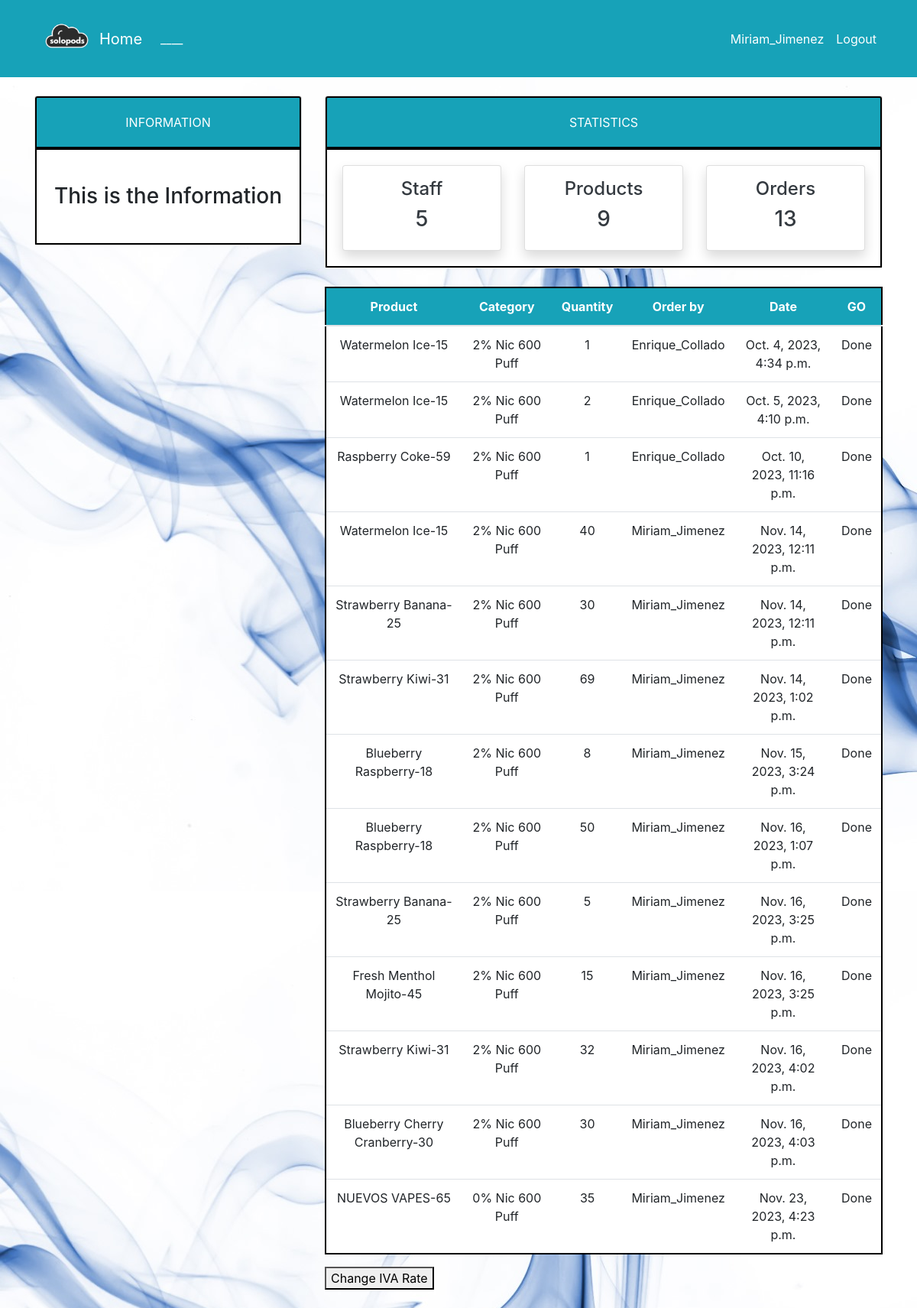
Screenshot of /order/ (signed in) with the database file from the repository.
### dashboard/models.py (models this page shows, shortened)
class Order(models.Model):
    product = models.ForeignKey(Product, on_delete=models.CASCADE, null=True)
    staff = models.ForeignKey(User, models.CASCADE, null=True)
    order_quantity = models.PositiveIntegerField(null=True)
    date = models.DateTimeField(auto_now_add=True)
    class Meta:
        verbose_name_plural = 'Order'
    confirmed = models.BooleanField(default=False)

class Product(models.Model):
    name = models.CharField(max_length=100, null=True)
    category = models.CharField(max_length=20, choices=CATEGORY, null=True)
    quantity = models.PositiveIntegerField(null=True)
    iva_rate = models.DecimalField(max_digits=5, decimal_places=2, null=True)
    class Meta:
        verbose_name_plural = 'Product'
    def __str__(self):
        return f'{self.name}-{self.quantity}'

### dashboard/views.py (the view)
# urls.py: path('order/', views.order, name='dashboard-order'),
@login_required
def order(request):
    orders = Order.objects.all()
    orders_count = orders.count()
    workers_count = User.objects.all().count()
    product_count = Product.objects.all().count()
    context = {
        'orders': orders,
        'workers_count': workers_count,
        'orders_count': orders_count,
        'product_count': product_count,
    }
    return render(request, 'dashboard/order.html', context)

### templates/dashboard/order.html (shortened to what this page needs)
{% extends 'partials/base.html' %}
{% load crispy_forms_tags %}
{% block content %}
{% include 'partials/topnav.html' %}
    <div class="container">
        <div class="row my-4">
            <div class="col-md-4">
            </div>
            <div class="col-md-8">
                <table class="table bg-white">
                    <thead class="bg-info">
                        <tr class="text-white">
                            <th scope="col">Product</th>
                            <th scope="col">Category</th>
                            <th scope="col">Quantity</th>
                            <th scope="col">Order by</th>
                            <th scope="col">Date</th>
                            <th scope="col">GO</th>
                        </tr>
                    </thead>
                    <tbody>
                        {% for orders in orders %}
                        <tr>
                            <td>{{ orders.product }}</td>
                            <td>{{ orders.product.category }}</td>
                            <td>{{ orders.order_quantity }}</td>
                            <td>{{ orders.staff.username }}</td>
                            <td>{{ orders.date }}</td>
                            <td>
                                {% if not orders.confirmed %}
                                    <a class="btn btn-success btn-sm" href="{% url 'confirm-order' orders.id %}">Confirm</a>
                                {% else %}
                                    <p>Done</p>
                                {% endif %}
                            </td>
                        </tr>
                        {% endfor %}
                    </tbody>
                </table>
                <form method="post" action="{% url 'update-iva-rate' %}">
                    <button type="submit">Change IVA Rate</button>
                </form>
            </div>
        </div>
    </div>
{% endblock %}

### templates/partials/nav.html (shortened to what this page needs)
    <nav class="navbar navbar-expand-lg navbar-info bg-info">
        {% if user.is_authenticated %}
        <div class="container">
            <img src="../../media/background/4.png" width="85" height="85">
            <a class="navbar-brand text-white" href="{% url 'dashboard-index' %}">Home</a>
            <div class="collapse navbar-collapse" id="navbarSupportedContent">
                <ul class="navbar-nav mr-auto">
                    <li class="nav-item active">
                        <a class="nav-link text-white" href="{% url 'dashboard-index' %}"> ____ </a>
                    </li>
                </ul>
                <ul class="navbar-nav ml-auto">
                    <li class="nav-item active">
                        <a class="nav-link text-white" href="{% url 'user-profile' %}">{{ user.username }}</a>
                    </li>
                    <li class="nav-item">
                        <a class="nav-link text-white" href="{% url 'user-logout' %}">Logout</a>
                    </li>
                </ul>
                {% endif %}
            </div>
        </div>
    </nav>

### static/style.css (style rules this page uses)
body { background: rgb(255, 255, 255); background-image: url('./../media/background/2.jpeg'); }
.bg-white { text-align: center; border: 2px solid #000; padding: 20px; }

### rows the page displays
Order: product "Watermelon Ice-15", product.category "2% Nic 600 Puff", order_quantity "1", staff.username "Enrique_Collado", date "Oct. 4, 2023, 4:34 p.m.", confirmed "Done"
Order: product "Watermelon Ice-15", product.category "2% Nic 600 Puff", order_quantity "2", staff.username "Enrique_Collado", date "Oct. 5, 2023, 4:10 p.m.", confirmed "Done"
Order: product "Raspberry Coke-59", product.category "2% Nic 600 Puff", order_quantity "1", staff.username "Enrique_Collado", date "Oct. 10, 2023, 11:16 p.m.", confirmed "Done"
Order: product "Watermelon Ice-15", product.category "2% Nic 600 Puff", order_quantity "40", staff.username "Miriam_Jimenez", date "Nov. 14, 2023, 12:11 p.m.", confirmed "Done"
Order: product "Strawberry Banana-25", product.category "2% Nic 600 Puff", order_quantity "30", staff.username "Miriam_Jimenez", date "Nov. 14, 2023, 12:11 p.m.", confirmed "Done"
Order: product "Strawberry Kiwi-31", product.category "2% Nic 600 Puff", order_quantity "69", staff.username "Miriam_Jimenez", date "Nov. 14, 2023, 1:02 p.m.", confirmed "Done"
Order: product "Blueberry Raspberry-18", product.category "2% Nic 600 Puff", order_quantity "8", staff.username "Miriam_Jimenez", date "Nov. 15, 2023, 3:24 p.m.", confirmed "Done"
Order: product "Blueberry Raspberry-18", product.category "2% Nic 600 Puff", order_quantity "50", staff.username "Miriam_Jimenez", date "Nov. 16, 2023, 1:07 p.m.", confirmed "Done"
Order: product "Strawberry Banana-25", product.category "2% Nic 600 Puff", order_quantity "5", staff.username "Miriam_Jimenez", date "Nov. 16, 2023, 3:25 p.m.", confirmed "Done"
Order: product "Fresh Menthol Mojito-45", product.category "2% Nic 600 Puff", order_quantity "15", staff.username "Miriam_Jimenez", date "Nov. 16, 2023, 3:25 p.m.", confirmed "Done"
Order: product "Strawberry Kiwi-31", product.category "2% Nic 600 Puff", order_quantity "32", staff.username "Miriam_Jimenez", date "Nov. 16, 2023, 4:02 p.m.", confirmed "Done"
Order: product "Blueberry Cherry Cranberry-30", product.category "2% Nic 600 Puff", order_quantity "30", staff.username "Miriam_Jimenez", date "Nov. 16, 2023, 4:03 p.m.", confirmed "Done"
Order: product "NUEVOS VAPES-65", product.category "0% Nic 600 Puff", order_quantity "35", staff.username "Miriam_Jimenez", date "Nov. 23, 2023, 4:23 p.m.", confirmed "Done"

### other values shown
{{ user.username }} "Miriam_Jimenez"
{{ workers_count }} "5"
{{ product_count }} "9"
{{ orders_count }} "13"
